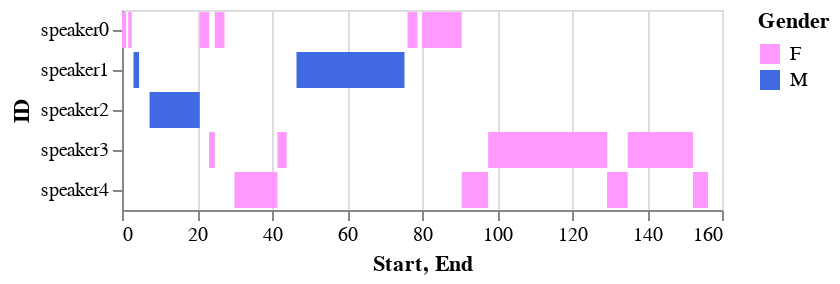

The code cell stored with this chart in its notebook:
### Markdown cell above
... ce qui n'est pas le résultat attendu.

* Première surprise : pas de support stable de Vega-Lite dans JupyterLab (alors qu'il s'agit d'un plugin *core*). Au 3 octobre 2017, la bibliothèque python nécessaire n'est pas disponible par `pip` (et un build manuel échoue).
  - Donc, on ne peut embarquer la visualisation précédente que dans Jupyter Classic, à moins d'utiliser des appels bas niveau ? 
* Deuxième surprise : dans Jupyter Classic, le plugin Vega-Lite ne permet pas les visualisations superposées (*layered*). J'ai ouvert [un ticket](https://github.com/altair-viz/jupyter_vega/issues/38) à ce sujet.
* Apparemment, la version de vega-lite utilisée dans le plugin *core* est la v1 (la version actuelle est la v2).

On peut contourner ce problème avec une approche bas niveau (qu'on aimerait quand même éviter...)

### Code cell
def display_static_conversation(dataframe):
  from IPython.display import display
  import json
  bundle_contents = {
  "$schema": "https://vega.github.io/schema/vega-lite/v2.json",
  "description": "Conversation timeline",
  "data": {
    "values": json.loads(dataframe.to_json(orient='records'))
  },
  "mark": "bar",
  "encoding": {
    "y": {"field": "ID", "type": "nominal"},
    "x": {"field": "Start", "type": "quantitative"},
    "x2": {"field": "End", "type": "quantitative"},
    "color": {"field": "Gender", 
              "type": "nominal",
              "scale": {
                "domain": ["F","M"],
                 "range": ["#ff99ff","#4169e1"]
              }
          }
      }
  }
  mime_bundle = {'application/vnd.vegalite.v1+json': bundle_contents}
  display(mime_bundle, raw=True)

display_static_conversation(data)

### Figure 1 — Vega-Lite specification as saved in the notebook (floating-point values rounded to 4 significant figures)
{"$schema": "https://vega.github.io/schema/vega-lite/v2.json", "data": {"values": [{"End": 1.09, "Gender": "F", "ID": "speaker0", "Start": 0}, {"End": 2.6, "Gender": "F", "ID": "speaker0", "Start": 1.65}, {"End": 4.56, "Gender": "M", "ID": "speaker1", "Start": 3.07}, {"End": 20.74, "Gender": "M", "ID": "speaker2", "Start": 7.35}, {"End": 23.2, "Gender": "F", "ID": "speaker0", "Start": 20.74}, {"End": 24.73, "Gender": "F", "ID": "speaker3", "Start": 23.2}, {"End": 27.33, "Gender": "F", "ID": "speaker0", "Start": 24.73}, {"End": 41.44, "Gender": "F", "ID": "speaker4", "Start": 29.98}, {"End": 43.91, "Gender": "F", "ID": "speaker3", "Start": 41.44}, {"End": 75.32, "Gender": "M", "ID": "speaker1", "Start": 46.53}, {"End": 78.75, "Gender": "F", "ID": "speaker0", "Start": 76.14}, {"End": 90.58, "Gender": "F", "ID": "speaker0", "Start": 79.98}, {"End": 97.64, "Gender": "F", "ID": "speaker4", "Start": 90.58}, {"End": 129.4, "Gender": "F", "ID": "speaker3", "Start": 97.64}, {"End": 134.9, "Gender": "F", "ID": "speaker4", "Start": 129.4}, {"End": 152.3, "Gender": "F", "ID": "speaker3", "Start": 134.9}, {"End": 156.3, "Gender": "F", "ID": "speaker4", "Start": 152.3}]}, "description": "Conversation timeline", "encoding": {"color": {"field": "Gender", "scale": {"domain": ["F", "M"], "range": ["#ff99ff", "#4169e1"]}, "type": "nominal"}, "x": {"field": "Start", "type": "quantitative"}, "x2": {"field": "End", "type": "quantitative"}, "y": {"field": "ID", "type": "nominal"}}, "mark": "bar"}
